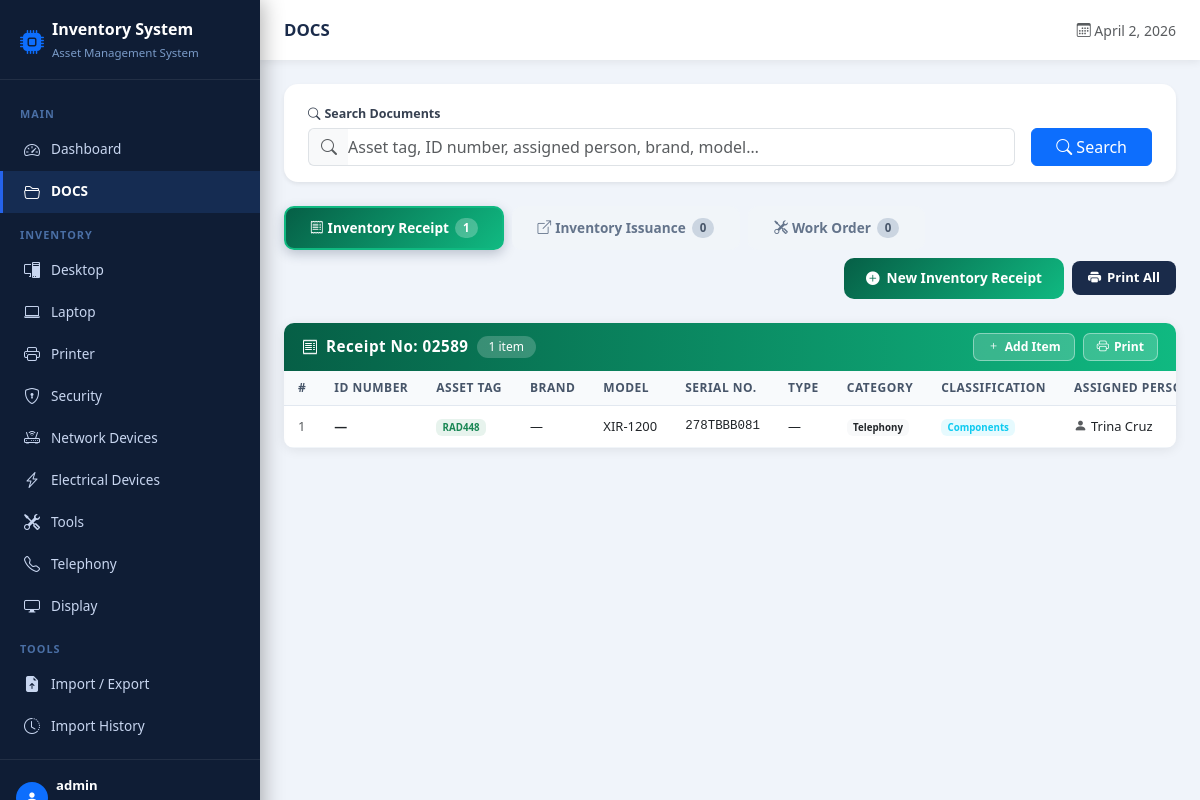
Screenshot of /docs/ (signed in) with the database file from the repository.
### inventory/models.py (models this page shows, shortened)
class InventoryItem(models.Model):
    id_number = models.CharField(max_length=100, blank=True)
    asset_tag = models.CharField(max_length=100, blank=True)
    computer_tag = models.CharField(max_length=100, blank=True)
    display_tag = models.CharField(max_length=100, blank=True)
    brand = models.CharField(max_length=100, blank=True)
    model = models.CharField(max_length=100, blank=True)
    work_order = models.CharField(max_length=100, blank=True)
    inventory_receipt = models.CharField(max_length=100, blank=True)
    inventory_issuance = models.CharField(max_length=100, blank=True)
    po = models.CharField(max_length=100, blank=True, verbose_name='PO')
    remarks = models.TextField(blank=True)
    assigned_person = models.CharField(max_length=200, blank=True)
    department = models.CharField(max_length=200, blank=True)
    project_site = models.CharField(max_length=200, blank=True)
    serial_number = models.CharField(max_length=200, blank=True)
    type = models.CharField(max_length=100, blank=True)
    status = models.CharField(max_length=50, choices=STATUS_CHOICES, default='Active')
    reference_number = models.CharField(max_length=100, blank=True)
    purchase_date = models.DateField(null=True, blank=True)
    category = models.CharField(max_length=50, choices=CATEGORY_CHOICES)
    classification = models.CharField(max_length=20, choices=CLASSIFICATION_CHOICES)
    import_batch = models.CharField(max_length=100, blank=True, db_index=True)
    created_at = models.DateTimeField(auto_now_add=True)
    updated_at = models.DateTimeField(auto_now=True)
    class Meta:
        ordering = ['-created_at']

### inventory/views.py (the view, shortened to what this page needs)
# urls.py: path('docs/', views.docs_view, name='docs'),
@login_required
def docs_view(request):
    from django.db.models import Q
    tab = request.GET.get('tab', 'receipt')
    search = request.GET.get('search', '').strip()
    base_qs = InventoryItem.objects.all()
    receipt_items   = base_qs.exclude(inventory_receipt='').order_by('inventory_receipt')
    issuance_items  = base_qs.exclude(inventory_issuance='').order_by('inventory_issuance')
    workorder_items = base_qs.exclude(work_order='').order_by('work_order')
    def group_by_doc(queryset, field):
        groups = {}
        for item in queryset:
            key = getattr(item, field) or '—'
            groups.setdefault(key, []).append(item)
        return groups
    receipt_groups   = group_by_doc(receipt_items,   'inventory_receipt')
    issuance_groups  = group_by_doc(issuance_items,  'inventory_issuance')
    workorder_groups = group_by_doc(workorder_items, 'work_order')
    context = {
        'tab': tab,
        'search': search,
        'receipt_items':    receipt_items,
        'issuance_items':   issuance_items,
        'workorder_items':  workorder_items,
        'receipt_groups':   receipt_groups,
        'issuance_groups':  issuance_groups,
        'workorder_groups': workorder_groups,
        'receipt_count':    receipt_items.count(),
        'issuance_count':   issuance_items.count(),
        'workorder_count':  workorder_items.count(),
    }
    return render(request, 'inventory/docs.html', context)

### inventory/context_processors.py (called while the page is built)
def sidebar_categories(request):
    icon_map = {
        'Desktop': 'bi bi-pc-display',
        'Laptop': 'bi bi-laptop',
        'Printer': 'bi bi-printer',
        'Security': 'bi bi-shield-lock',
        'Network Devices': 'bi bi-router',
        'Electrical Devices': 'bi bi-lightning-charge',
        'Tools': 'bi bi-tools',
        'Telephony': 'bi bi-telephone',
        'Display': 'bi bi-display',
    }
    cats = [{'name': k, 'icon': v} for k, v in icon_map.items()]
    return {
        'sidebar_categories': cats,
        'current_category': request.resolver_match.kwargs.get('category', '') if hasattr(request, 'resolver_match') and request.resolver_match else '',
    }

### templates/inventory/docs.html (shortened to what this page needs)
{% extends 'inventory/base.html' %}
{% block page_title %}DOCS{% endblock %}
{% block content %}
<div class="search-bar-area mb-4">
  <div class="card border-0 shadow-sm" style="border-radius:14px;">
    <div class="card-body py-3 px-4">
      <form method="get" class="d-flex gap-3 align-items-end flex-wrap">
        <div style="flex:1;min-width:260px;">
          <label class="form-label mb-1"><i class="bi bi-search me-1"></i>Search Documents</label>
          <div class="input-group">
            <span class="input-group-text bg-light border-end-0"><i class="bi bi-search text-muted"></i></span>
            <input type="text" name="search" id="searchInput" value="{{ search }}"
                   class="form-control border-start-0 ps-0"
                   placeholder="Asset tag, ID number, assigned person, brand, model…" autofocus>
          </div>
        </div>
        <button type="submit" class="btn btn-primary px-4"><i class="bi bi-search me-1"></i>Search</button>
      </form>
    </div>
  </div>
</div>
<div class="doc-tab-nav d-flex gap-2 mb-4 flex-wrap align-items-center">
  <a href="{% url 'docs' %}?tab=receipt{% if search %}&search={{ search }}{% endif %}"
     class="doc-tab-btn tab-receipt {% if tab == 'receipt' %}active{% endif %}">
    <i class="bi bi-receipt me-1"></i>Inventory Receipt
    <span class="badge-count">{{ receipt_count }}</span>
  </a>
  <a href="{% url 'docs' %}?tab=issuance{% if search %}&search={{ search }}{% endif %}"
     class="doc-tab-btn tab-issuance {% if tab == 'issuance' %}active{% endif %}">
    <i class="bi bi-box-arrow-up-right me-1"></i>Inventory Issuance
    <span class="badge-count">{{ issuance_count }}</span>
  </a>
  <a href="{% url 'docs' %}?tab=workorder{% if search %}&search={{ search }}{% endif %}"
     class="doc-tab-btn tab-workorder {% if tab == 'workorder' %}active{% endif %}">
    <i class="bi bi-tools me-1"></i>Work Order
    <span class="badge-count">{{ workorder_count }}</span>
  </a>
  <div class="ms-auto d-flex align-items-center gap-2">
    {% if tab == 'receipt' %}
      <button class="btn-new-doc btn-new-ir" onclick="openModal('ir')">
        <i class="bi bi-plus-circle-fill"></i> New Inventory Receipt
      </button>
      <a href="{% url 'print_doc' %}?doc_type=ir{% if search %}&search={{ search }}{% endif %}" target="_blank" class="btn-print-all">
        <i class="bi bi-printer-fill"></i> Print All
      </a>
    {% endif %}
  </div>
</div>
{% if tab == 'receipt' %}
  {% if receipt_groups %}
    {% for doc_ref, items in receipt_groups.items %}
    <div class="doc-group-card tab-receipt">
      <div class="doc-group-header">
        <div class="d-flex align-items-center gap-2">
          <i class="bi bi-receipt"></i>
          <span class="doc-ref">Receipt No: {{ doc_ref }}</span>
          <span class="doc-count">{{ items|length }} item{{ items|length|pluralize }}</span>
        </div>
        <div class="d-flex gap-2">
          <button class="btn-card-action" onclick="openModal('ir','{{ doc_ref }}')">
            <i class="bi bi-plus"></i> Add Item
          </button>
          <a href="{% url 'print_doc' %}?doc_type=ir&doc_ref={{ doc_ref|urlencode }}{% if search %}&search={{ search }}{% endif %}"
             target="_blank" class="btn-card-action">
            <i class="bi bi-printer"></i> Print
          </a>
        </div>
      </div>
      <div style="overflow-x:auto;">
        <table class="table doc-group-table">
          <thead><tr>
            <th>#</th><th>ID Number</th><th>Asset Tag</th><th>Brand</th><th>Model</th>
            <th>Serial No.</th><th>Type</th><th>Category</th><th>Classification</th>
            <th>Assigned Person</th><th>Department</th><th>Project Site</th>
          </tr></thead>
          <tbody>
            {% for item in items %}
            <tr>
              <td class="text-muted">{{ forloop.counter }}</td>
              <td><strong>{{ item.id_number|default:"—" }}</strong></td>
              <td><span class="badge bg-success bg-opacity-10 text-success">{{ item.asset_tag|default:"—" }}</span></td>
              <td>{{ item.brand|default:"—" }}</td>
              <td>{{ item.model|default:"—" }}</td>
              <td style="font-family:monospace;font-size:0.78rem;">{{ item.serial_number|default:"—" }}</td>
              <td>{{ item.type|default:"—" }}</td>
              <td><span class="badge bg-light text-dark">{{ item.category }}</span></td>
              <td><span class="badge bg-info bg-opacity-10 text-info">{{ item.classification }}</span></td>
              <td><i class="bi bi-person-fill text-muted me-1"></i>{{ item.assigned_person|default:"—" }}</td>
            </tr>
            {% endfor %}
          </tbody>
        </table>
      </div>
    </div>
    {% endfor %}
  {% endif %}
{% endif %}
{% endblock %}

### templates/inventory/base.html (shortened to what this page needs)
<!DOCTYPE html>
<html lang="en">
<head>
  <link href="https://cdn.jsdelivr.net/npm/bootstrap@5.3.0/dist/css/bootstrap.min.css" rel="stylesheet">
  <link href="https://cdn.jsdelivr.net/npm/bootstrap-icons@1.11.0/font/bootstrap-icons.css" rel="stylesheet">
</head>
<body>
{% if user.is_authenticated %}
<div class="sidebar">
  <div class="sidebar-brand">
    <div class="d-flex align-items-center gap-2">
      <i class="bi bi-cpu-fill fs-4 text-primary"></i>
      <div>
        <h5>Inventory System</h5>
        <small>Asset Management System</small>
      </div>
    </div>
  </div>
  <nav class="sidebar-nav">
    <div class="sidebar-section">Main</div>
    <a href="{% url 'dashboard' %}" class="sidebar-item {% if request.resolver_match.url_name == 'dashboard' %}active{% endif %}">
      <i class="bi bi-speedometer2"></i> Dashboard
    </a>
    <a href="{% url 'docs' %}" class="sidebar-item {% if request.resolver_match.url_name == 'docs' %}active{% endif %}" style="background:{% if request.resolver_match.url_name == 'docs' %}rgba(59,130,246,0.15){% else %}transparent{% endif %};">
      <i class="bi bi-folder2-open"></i> DOCS
    </a>
    <div class="sidebar-section">Inventory</div>
    {% for cat in sidebar_categories %}
    <a href="{% url 'inventory_by_category' cat.name %}" class="sidebar-item {% if current_category == cat.name %}active{% endif %}">
      <i class="{{ cat.icon }}"></i> {{ cat.name }}
    </a>
    {% endfor %}
    <div class="sidebar-section">Tools</div>
    <a href="{% url 'import_export' %}" class="sidebar-item {% if request.resolver_match.url_name == 'import_export' %}active{% endif %}">
      <i class="bi bi-file-earmark-arrow-up-fill"></i> Import / Export
    </a>
    <a href="{% url 'import_history' %}" class="sidebar-item {% if request.resolver_match.url_name == 'import_history' %}active{% endif %}">
      <i class="bi bi-clock-history"></i> Import History
    </a>
  </nav>
  <div class="p-3 border-top" style="border-color: rgba(255,255,255,0.08)!important;">
    <div class="d-flex align-items-center gap-2">
      <div class="rounded-circle bg-primary d-flex align-items-center justify-content-center" style="width:32px;height:32px;">
        <i class="bi bi-person-fill text-white" style="font-size:0.9rem;"></i>
      </div>
      <div>
        <div class="text-white" style="font-size:0.82rem;font-weight:600;">{{ user.username }}</div>
      </div>
    </div>
  </div>
</div>
<div class="topbar">
  <span class="topbar-title">{% block page_title %}Dashboard{% endblock %}</span>
  <div class="d-flex align-items-center gap-3">
    <span class="text-muted small"><i class="bi bi-calendar3"></i> {% now "N j, Y" %}</span>
  </div>
</div>
<div class="main-content">
  {% block content %}{% endblock %}
</div>
{% else %}
{% block auth_content %}{% endblock %}
{% endif %}
</body>
</html>

### templates/inventory/base.html (style rules this page uses)
:root { --primary: #1a2b4a; --accent: #2563eb; --accent-light: #3b82f6; --sidebar-width: 260px; --sidebar-bg: #0f1d35; --sidebar-text: #c8d6f0; --sidebar-hover: rgba(59,130,246,0.15); --sidebar-active: #2563eb; }
body { background: #f0f4fa; font-family: 'Segoe UI', sans-serif; }
.sidebar { width: var(--sidebar-width); min-height: 100vh; background: var(--sidebar-bg); position: fixed; top: 0; left: 0; z-index: 100; display: flex; flex-direction: column; box-shadow: 3px 0 20px rgba(0,0,0,0.3); }
.sidebar-brand { padding: 20px 20px 16px; border-bottom: 1px solid rgba(255,255,255,0.08); }
.sidebar-brand h5 { color: #fff; margin: 0; font-weight: 700; font-size: 1rem; }
.sidebar-brand small { color: #7a9bc8; font-size: 0.72rem; }
.sidebar-nav { flex: 1; padding: 12px 0; overflow-y: auto; }
.sidebar-section { color: #4a6fa5; font-size: 0.68rem; font-weight: 700; text-transform: uppercase; letter-spacing: 1px; padding: 14px 20px 6px; }
.sidebar-item { display: flex; align-items: center; gap: 10px; padding: 9px 20px; color: var(--sidebar-text); text-decoration: none; font-size: 0.85rem; border-left: 3px solid transparent; transition: all .2s; }
.sidebar-item.active { background: var(--sidebar-hover); color: #fff; border-left-color: var(--accent); font-weight: 600; }
.sidebar-item i { font-size: 1rem; width: 18px; text-align: center; }
.topbar { margin-left: var(--sidebar-width); background: #fff; height: 60px; display: flex; align-items: center; justify-content: space-between; padding: 0 24px; box-shadow: 0 2px 8px rgba(0,0,0,0.07); position: sticky; top: 0; z-index: 99; }
.topbar-title { font-weight: 700; color: var(--primary); font-size: 1.05rem; }
.main-content { margin-left: var(--sidebar-width); padding: 24px; min-height: calc(100vh - 60px); }
.table { margin: 0; font-size: 0.82rem; }
.table thead th { background: #1a2b4a; color: #fff; font-weight: 600; border: none; white-space: nowrap; padding: 10px 12px; position: sticky; top: 0; }
.table td { vertical-align: middle; padding: 8px 12px; white-space: nowrap; border-color: #eef2ff; }
.form-label { font-size: 0.8rem; font-weight: 600; color: #374151; margin-bottom: 2px; }

### rows the page displays
InventoryItem: inventory_receipt "02589", items "1", id_number "—", asset_tag "RAD448", brand "—", model "XIR-1200", serial_number "278TBBB081", type "—", category "Telephony", classification "Components", assigned_person "Trina Cruz"

### other values shown
{{ cat.name }} "Desktop" "Laptop" "Printer" "Security" "Network Devices" "Electrical Devices" "Tools" "Telephony" "Display"
{{ user.username }} "admin"
{{ receipt_count }} "1"
{{ issuance_count }} "0"
{{ workorder_count }} "0"
